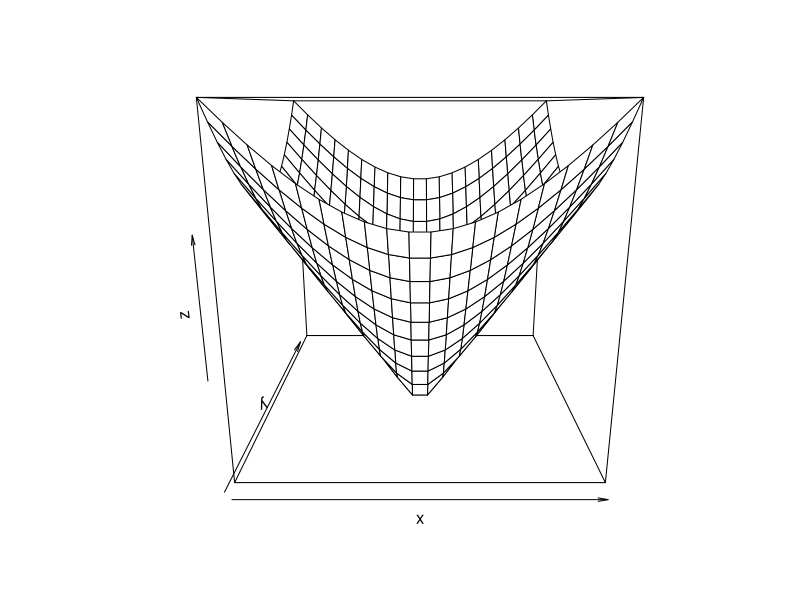
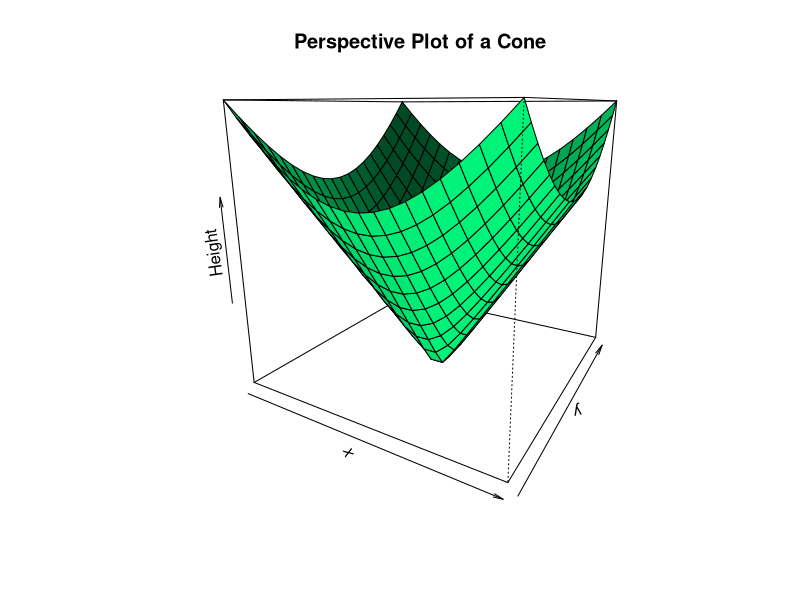

These figures' R source, in order:
#3D graph
#https://www.programiz.com/r-programming/3d-plot
#function mainly takes in three variables, x, y and z where x and y are vectors defining the location along x- and y-axis. The height of the surface (z-axis) will be in the matrix z.

cone <- function(x, y){
  sqrt(x^2+y^2)
}

x <- y <- seq(-1, 1, length= 20)
z <- outer(x, y, cone)
#seq() to generate vector of equally spaced numbers.

#Then, we used the outer() function to apply the function cone at every combination of x and y.
persp(x, y, z)
persp(x, y, z,
      main="Perspective Plot of a Cone",
      zlab = "Height",
      theta = 30, phi = 15,
      col = "springgreen", shade = 0.5)
